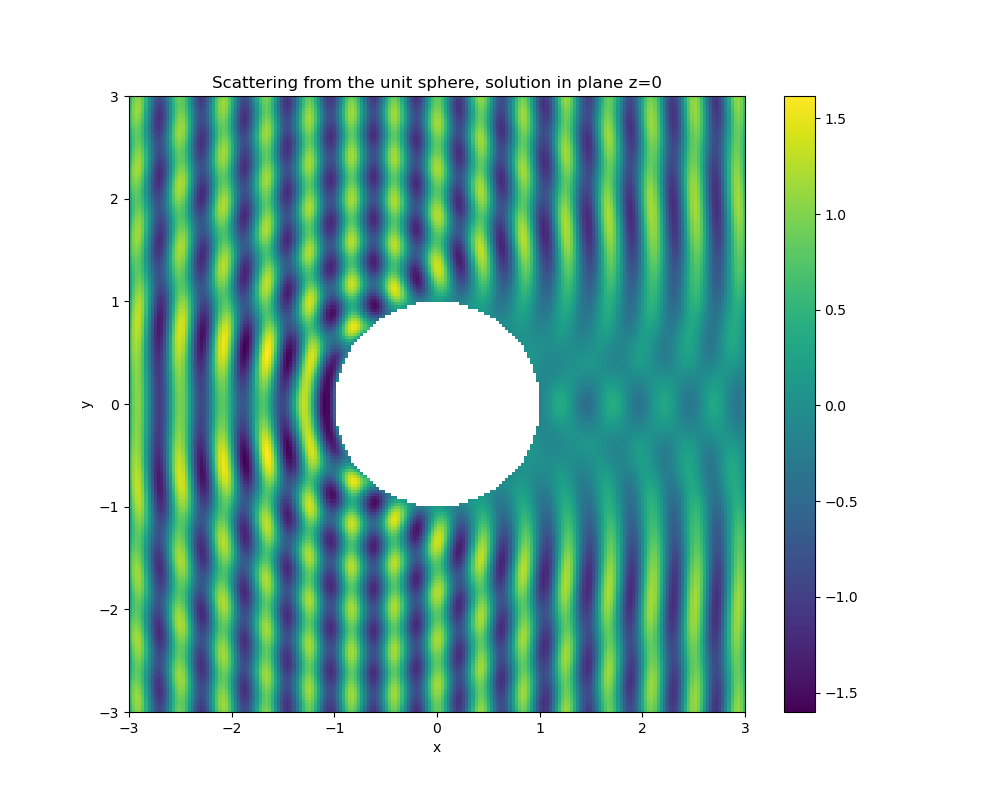

Write Python code to recreate this figure.
#!/usr/bin/env python
# coding: utf-8

# # Scattering from a sphere using a combined direct formulation

# ### Background

# In this tutorial, we will solve the problem of scattering from the unit sphere $\Omega$ using a combined integral formulation and an incident wave defined by
#
# $$
# u^{\text{inc}}(\mathbf x) = \mathrm{e}^{\mathrm{i} k x}.
# $$
#
# where $\mathbf x = (x, y, z)$.
#
# The PDE is given by the <a href='/tag/Helmholtz'>Helmholtz equation</a>:
#
# $$
# \Delta u + k^2 u = 0, \quad \text{ in } \mathbb{R}^3 \backslash \Omega,
# $$
#
# where $u=u^\text{s}+u^\text{inc}$ is the total acoustic field and $u^\text{s}$ satisfies the Sommerfeld radiation condition
#
# $$
# \frac{\partial u^\text{s}}{\partial r}-\mathrm{i}ku^\text{s}=o(r^{-1})
# $$
#
# for $r:=|\mathbf{x}|\rightarrow\infty$.
#
# From Green's representation formula, one can derive that
#
# $$
# u(\mathbf x) = u^\text{inc}-\int_{\Gamma}g(\mathbf x,\mathbf y)\frac{\partial u}{\partial\nu}(\mathbf y)\mathrm{d}\mathbf{y}.
# $$
#
# Here, $g(\mathbf x, \mathbf y)$ is the acoustic Green's function given by
#
# $$
# g(\mathbf x, \mathbf y):=\frac{\mathrm{e}^{\mathrm{i} k |\mathbf{x}-\mathbf{y}|}}{4 \pi |\mathbf{x}-\mathbf{y}|}.
# $$
#
# The problem has therefore been reduced to computing the normal derivative $u_\nu:=\frac{\partial u}{\partial\nu}$ on the boundary $\Gamma$. This is achieved using the following boundary integral equation formulation.
#
# $$
# (\tfrac12\mathsf{Id} + \mathsf{K}' - \mathrm{i} \eta \mathsf{V}) u_\nu(\mathbf{x}) = \frac{\partial u^{\text{inc}}}{\partial \nu}(\mathbf{x}) - \mathrm{i} \eta u^{\text{inc}}(\mathbf{x}), \quad \mathbf{x} \in \Gamma.
# $$
#
# where $\mathsf{Id}$, $\mathsf{K}'$ and $\mathsf{V}$ are identity, adjoint double layer and single layer <a href='https://bempp.com/2017/07/11/available_operators/'>boundary operators</a>. More details of the derivation of this formulation and its properties can be found in the article <a href='http://journals.cambridge.org/action/displayAbstract?fromPage=online&aid=8539370&fileId=S0962492912000037' target='new'>Chandler-Wilde <em>et al</em> (2012)</a>.
#

# ### Implementation

# First we import the Bempp module and NumPy.

# In[1]:


import bempp.api
import numpy as np


# We define the wavenumber

# In[2]:


k = 15.


# The following command creates a sphere mesh.

# In[3]:


grid = bempp.api.shapes.regular_sphere(3)


# As basis functions, we use piecewise constant functions over the elements of the mesh. The corresponding space is initialised as follows.

# In[4]:


piecewise_const_space = bempp.api.function_space(grid, "DP", 0)


# We now initialise the <a href='https://bempp.com/2017/07/11/operators/'>boundary operators</a>.
# A boundary operator always takes at least three space arguments: a domain space, a range space and the test space (dual to the range). In this example we only work on the space $\mathcal{L}^2(\Gamma)$ and we can choose all spaces to be identical.

# In[5]:


identity = bempp.api.operators.boundary.sparse.identity(
    piecewise_const_space, piecewise_const_space, piecewise_const_space)
adlp = bempp.api.operators.boundary.helmholtz.adjoint_double_layer(
    piecewise_const_space, piecewise_const_space, piecewise_const_space, k)
slp = bempp.api.operators.boundary.helmholtz.single_layer(
    piecewise_const_space, piecewise_const_space, piecewise_const_space, k)


# Standard arithmetic operators can be used to create linear combinations of boundary operators.

# In[6]:


lhs = 0.5 * identity + adlp - 1j * k * slp


# We now form the right-hand side by defining a <a href='https://bempp.com/2017/07/11/grid-functions/'>GridFunction</a> using Python callable.

# In[7]:


@bempp.api.complex_callable
def combined_data(x, n, domain_index, result):
    result[0] = 1j * k * np.exp(1j * k * x[0]) * (n[0] - 1)


grid_fun = bempp.api.GridFunction(piecewise_const_space, fun=combined_data)


# We can now use GMRES to solve the problem.

# In[8]:


from bempp.api.linalg import gmres
neumann_fun, info = gmres(lhs, grid_fun, tol=1E-5)


# `gmres` returns a grid function `neumann_fun` and an integer `info`. When everything works fine info is equal to 0.
#
# At this stage, we have the surface solution of the integral equation. Now we will evaluate the solution in the domain of interest. We define the evaluation points as follows.

# In[9]:


Nx = 200
Ny = 200
xmin, xmax, ymin, ymax = [-3, 3, -3, 3]
plot_grid = np.mgrid[xmin:xmax:Nx * 1j, ymin:ymax:Ny * 1j]
points = np.vstack((plot_grid[0].ravel(),
                    plot_grid[1].ravel(),
                    np.zeros(plot_grid[0].size)))
u_evaluated = np.zeros(points.shape[1], dtype=np.complex128)
u_evaluated[:] = np.nan


# This will generate a grid of points in the $x$-$y$ plane.
#
# Then we create a single layer potential operator and use it to evaluate the solution at the evaluation points. The variable ``idx`` allows to compute the solution only at points located outside the unit circle of the plane. We use a single layer potential operator to evaluate the solution at the observation points.

# In[10]:


x, y, z = points
idx = np.sqrt(x**2 + y**2) > 1.0

from bempp.api.operators.potential import helmholtz as helmholtz_potential
slp_pot = helmholtz_potential.single_layer(
    piecewise_const_space, points[:, idx], k)
res = np.real(np.exp(1j * k * points[0, idx]) - slp_pot.evaluate(neumann_fun))
u_evaluated[idx] = res.flat


# We now plot the slice of the domain solution.

# In[11]:


#get_ipython().run_line_magic('matplotlib', 'inline')

u_evaluated = u_evaluated.reshape((Nx, Ny))

from matplotlib import pyplot as plt
fig = plt.figure(figsize=(10, 8))
plt.imshow(np.real(u_evaluated.T), extent=[-3, 3, -3, 3])
plt.xlabel('x')
plt.ylabel('y')
plt.colorbar()
plt.title("Scattering from the unit sphere, solution in plane z=0")
plt.savefig("./helmholtz_combined_exterior.png")
plt.show()
